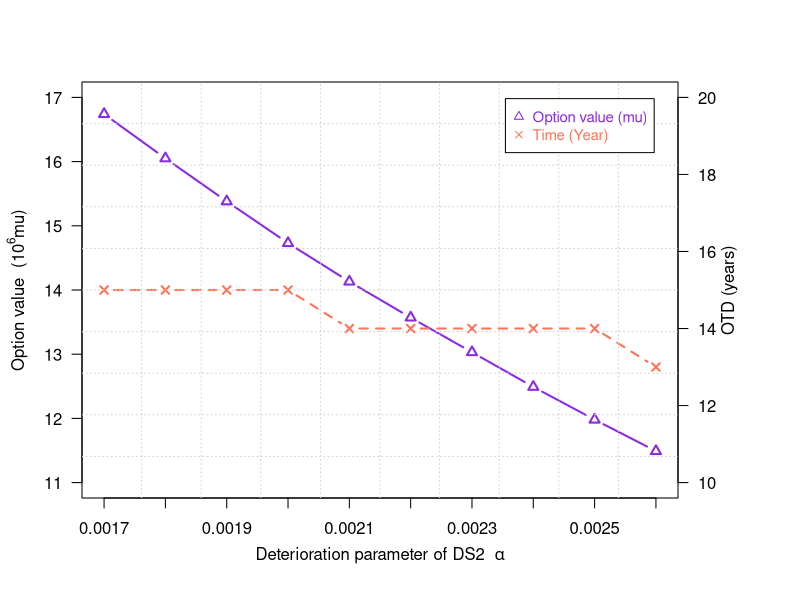

Write R code to recreate this figure.
data=read.csv("SA-alpha.csv", header=T)
scalefactor=1000000
## add extra space to right margin of plot within frame
par(mar=c(5, 4, 4, 6) + 0.1)

## Plot first set of data and draw its axis
plot(data$alpha, data$Extra, pch=2, axes=FALSE, ylim=c(11,17), xlab="", ylab="", 
     type="b",col="blueviolet", lwd=2)
axis(2, ylim=c(0,2),col="black",las=1)  ## las=1 makes horizontal labels
mtext(expression(paste("Option value  (", 10^6, "mu)")),side=2,col="black",line=2.5)
box()

## Allow a second plot on the same graph
par(new=TRUE)

## Plot the second plot and put axis scale on right
plot(data$alpha, data$Time, pch=4,  xlab="", ylab="", ylim=c(10,20), 
     axes=FALSE, type="b", col="coral1",lwd=2,lty=2)
## a little farther out (line=4) to make room for labels
mtext("OTD (years)",side=4,col="black",line=2) 
axis(4, ylim=c(0,20), col="black",col.axis="black",las=1)


## Draw the time axis
axis(1,pretty(range(data$alpha),10))
mtext(expression(paste("Deterioration parameter of DS2  ", alpha)),side=1,col="black",line=2.5)  
grid(10, 10, col = "lightgray", lty = "dotted",lwd = par("lwd"), equilogs = TRUE)
## Add Legend
legend("topright",inset=.04,legend=c("Option value (mu)","Time (Year)"),
       text.col=c("blueviolet","coral1"),pch=c(2,4),col=c("blueviolet","coral1"),horiz=F,cex=0.9)